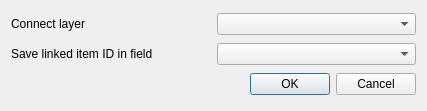
<?xml version="1.0" encoding="UTF-8"?>
<ui version="4.0">
 <class>connectLayer</class>
 <widget class="QDialog" name="connectLayer">
  <property name="geometry">
   <rect>
    <x>0</x>
    <y>0</y>
    <width>427</width>
    <height>111</height>
   </rect>
  </property>
  <property name="windowTitle">
   <string>Link It :: connect layer</string>
  </property>
  <layout class="QGridLayout" name="gridLayout">
   <item row="0" column="0">
    <widget class="QLabel" name="label">
     <property name="text">
      <string>Connect layer</string>
     </property>
    </widget>
   </item>
   <item row="0" column="1">
    <widget class="QComboBox" name="layerCombo"/>
   </item>
   <item row="1" column="0">
    <widget class="QLabel" name="label_2">
     <property name="text">
      <string>Save linked item ID in field</string>
     </property>
    </widget>
   </item>
   <item row="1" column="1">
    <widget class="QComboBox" name="fieldCombo"/>
   </item>
   <item row="2" column="0" colspan="2">
    <widget class="QDialogButtonBox" name="buttonBox">
     <property name="orientation">
      <enum>Qt::Horizontal</enum>
     </property>
     <property name="standardButtons">
      <set>QDialogButtonBox::Cancel|QDialogButtonBox::Ok</set>
     </property>
    </widget>
   </item>
  </layout>
 </widget>
 <resources/>
 <connections>
  <connection>
   <sender>buttonBox</sender>
   <signal>accepted()</signal>
   <receiver>connectLayer</receiver>
   <slot>accept()</slot>
   <hints>
    <hint type="sourcelabel">
     <x>257</x>
     <y>311</y>
    </hint>
    <hint type="destinationlabel">
     <x>157</x>
     <y>122</y>
    </hint>
   </hints>
  </connection>
  <connection>
   <sender>buttonBox</sender>
   <signal>rejected()</signal>
   <receiver>connectLayer</receiver>
   <slot>reject()</slot>
   <hints>
    <hint type="sourcelabel">
     <x>325</x>
     <y>311</y>
    </hint>
    <hint type="destinationlabel">
     <x>286</x>
     <y>122</y>
    </hint>
   </hints>
  </connection>
 </connections>
</ui>
